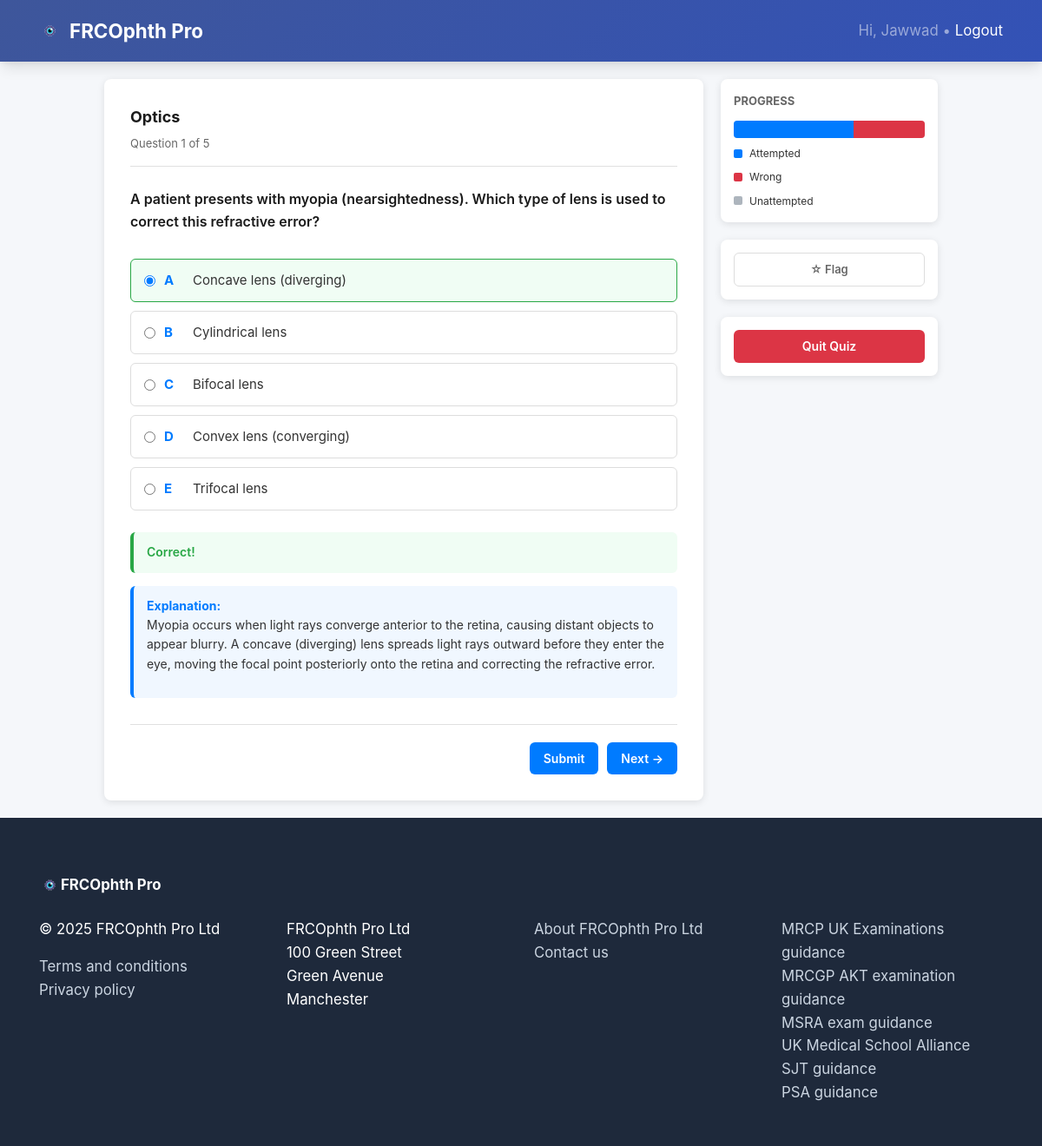
The app's page /Quizzes/1/question/1/ (signed in) with its own data.
### Quizzes/models.py (models this page shows, shortened)
class Quiz(models.Model):
    title = models.CharField(max_length=200)
    slug = models.SlugField(unique=True)
    description = models.TextField(blank=True)
    time_limit = models.PositiveIntegerField(null=True, blank=True)  # in minutes (optional)
    image = models.ImageField(upload_to="quiz_images/", null=True, blank=True)
    category = models.CharField(max_length=100, blank=True, null=True)
    created_at = models.DateTimeField(auto_now_add=True)
    display_order = models.PositiveIntegerField(default=0, help_text="Lower numbers appear first.")
    class Meta:
        verbose_name_plural = "Quizzes"
        ordering = ["display_order", '-title']

class Question(models.Model):
    quiz = models.ForeignKey(Quiz, on_delete=models.CASCADE, related_name="questions")
    text = models.TextField()
    topic_name = models.CharField(max_length=200)  # For filtering & random quizzes
    option_a = models.CharField(max_length=300)
    option_b = models.CharField(max_length=300)
    option_c = models.CharField(max_length=300)
    option_d = models.CharField(max_length=300)
    option_e = models.CharField(max_length=300)
    correct_answer = models.CharField(
        max_length=1,
        choices=[("A", "A"), ("B", "B"), ("C", "C"), ("D", "D"), ("E", "E")],
        default="A",
    )
    explanation = models.TextField(blank=True, null=True)
    order = models.PositiveIntegerField(default=0)
    def get_choices(self):
        return [
            ("A", self.option_a),
            ("B", self.option_b),
            ("C", self.option_c),
            ("D", self.option_d),
            ("E", self.option_e),
        ]

### Quizzes/views.py (the view)
# urls.py: path("<int:quiz_id>/question/<int:question_number>/", views.quiz_question, name="quiz_question"),
@login_required
def quiz_question(request, quiz_id, question_number: int):
    quiz = get_object_or_404(Quiz, id=quiz_id)
    queue_key = f"quiz_{quiz.id}_queue"
    progress_key = f"quiz_{quiz.id}_progress"
    queue = request.session.get(queue_key)
    if not queue:
        queue = list(quiz.questions.order_by("order", "id").values_list("id", flat=True))
        request.session[queue_key] = queue
        request.session[progress_key] = {"correct": 0, "attempted": 0, "total": len(queue)}
        request.session.modified = True
    idx = max(1, min(int(question_number), len(queue))) - 1
    qid = queue[idx]
    question = get_object_or_404(Question, id=qid, quiz=quiz)
    attempt = _get_attempt(request.user, quiz)
    data = attempt.extra_data or {}
    answers = data.get("answers", {})
    flagged_ids = set(data.get("flagged", []))
    selected_answer = None
    feedback = None
    correct_answer = question.correct_answer
    if request.method == "POST":
        selected = request.POST.get("selected_choice")
        if selected:
            is_correct = (selected == correct_answer)
            answers[str(question.id)] = {"selected": selected, "is_correct": is_correct}
            data["answers"] = answers
            attempt.extra_data = data
            attempt.save()
            prog = request.session.get(progress_key, {"correct": 0, "attempted": 0, "total": len(queue)})
            prog["attempted"] = len(answers)
            prog["correct"] = sum(1 for d in answers.values() if isinstance(d, dict) and d.get("is_correct"))
            request.session[progress_key] = prog
            request.session.modified = True
            feedback = "Correct!" if is_correct else "Incorrect!"
            selected_answer = selected
    else:
        prev = answers.get(str(question.id))
        if isinstance(prev, dict):
            selected_answer = prev.get("selected")
            feedback = "Correct!" if prev.get("is_correct") else "Incorrect!"
    prev_index = idx - 1 if idx > 0 else None
    next_index = idx + 1 if idx < (len(queue) - 1) else None
    total_questions = len(queue)
    attempted = len([a for a in answers.values() if isinstance(a, dict)])
    wrong = len([a for a in answers.values() if isinstance(a, dict) and not a.get("is_correct")])
    unattempted = max(total_questions - attempted, 0)
    if total_questions > 0:
        progress_attempted = int((attempted / total_questions) * 100)
        progress_wrong = int((wrong / total_questions) * 100)
        progress_unattempted = 100 - progress_attempted - progress_wrong
    else:
        progress_attempted = progress_wrong = progress_unattempted = 0
    context = {
        "quiz": quiz,
        "question": question,
        "choices": question.get_choices(),
        "question_number": idx + 1,
        "total_in_run": len(queue),
        "prev_index": prev_index + 1 if prev_index is not None else None,
        "next_index": next_index + 1 if next_index is not None else None,
        "selected_answer": selected_answer,
        "correct_answer": correct_answer,
        "feedback": feedback,
        "is_flagged": question.id in flagged_ids,
        "progress_attempted": progress_attempted,
        "progress_wrong": progress_wrong,
        "progress_unattempted": progress_unattempted,
    }
    return render(request, "Quizzes/quiz_question.html", context)

### Quizzes/views.py (called while the page is built)
def _get_attempt(user, quiz) -> Attempt:
    attempt, _ = Attempt.objects.get_or_create(
        user=user,
        quiz=quiz,
        defaults={"score": 0, "extra_data": {}},
    )
    if attempt.extra_data is None:
        attempt.extra_data = {}
    if "answers" not in attempt.extra_data or not isinstance(attempt.extra_data["answers"], dict):
        attempt.extra_data["answers"] = {}
    if "flagged" not in attempt.extra_data or not isinstance(attempt.extra_data["flagged"], list):
        attempt.extra_data["flagged"] = []
    attempt.save()
    return attempt

### Quizzes/templates/Quizzes/quiz_question.html (shortened to what this page needs)
{% extends "Quizzes/base.html" %}
{% load static %}
{% block content %}
<div class="container-main">
  <div class="main-content">
    <div class="header-section">
      <div class="quiz-title">{{ quiz.title }}</div>
      <div class="question-counter">Question {{ question_number }} of {{ total_in_run }}</div>
    </div>
    <div class="question-section">
      <div class="question-text">{{ question.text|safe }}</div>
    </div>
    <form method="post">
      <div class="options-container">
        {% for key, text in choices %}
          {% if text %}
            <div class="option-item {% if selected_answer %}{% if key == correct_answer %}correct{% elif key == selected_answer %}incorrect{% endif %}{% endif %}">
              <label>
                <input type="radio" name="selected_choice" value="{{ key }}" {% if selected_answer == key %}checked{% endif %}>
                <span class="option-key">{{ key }}</span>
                <span>{{ text|safe }}</span>
              </label>
            </div>
          {% endif %}
        {% endfor %}
      </div>
      <div class="feedback-explanation-container">
        {% if feedback %}
          <div class="feedback-box {% if feedback == 'Correct!' %}feedback-success{% else %}feedback-error{% endif %}">
            {{ feedback }}
          </div>
          {% if question.explanation %}
            <div class="explanation-box">
              <strong>Explanation:</strong><br>
              {{ question.explanation|linebreaks }}
            </div>
          {% endif %}
        {% endif %}
      </div>
      <div class="navigation">
        <div class="nav-right">
          <button type="submit" class="btn btn-submit">Submit</button>
          {% if next_index %}
            <a href="{% url 'Quizzes:quiz_question' quiz.id next_index %}" class="btn btn-next {% if not feedback %}disabled{% endif %}">Next →</a>
          {% else %}
            <a href="{% url 'Quizzes:quiz_complete' quiz.id %}" class="btn btn-finish">Finish</a>
          {% endif %}
        </div>
      </div>
    </form>
  </div>
  <div class="sidebar">
    <div class="sidebar-card">
      <div class="sidebar-title">Progress</div>
      <div class="progress-bar-container">
        {% if progress_attempted > 0 %}
          <div class="progress-segment progress-attempted" style="width: {{ progress_attempted }}%;"></div>
        {% endif %}
        {% if progress_wrong > 0 %}
          <div class="progress-segment progress-wrong" style="width: {{ progress_wrong }}%;"></div>
        {% endif %}
      </div>
      <div class="progress-legend">
        <div class="legend-item">
          <div class="legend-dot progress-attempted"></div>
          <span>Attempted</span>
        </div>
        <div class="legend-item">
          <div class="legend-dot progress-wrong"></div>
          <span>Wrong</span>
        </div>
        <div class="legend-item">
          <div class="legend-dot progress-unattempted"></div>
          <span>Unattempted</span>
        </div>
      </div>
    </div>
    <div class="sidebar-card">
      <form method="post" action="{% url 'Quizzes:toggle_flag' quiz.id question.id %}">
        <button type="submit" class="flag-button {% if is_flagged %}flagged{% endif %}">
          {% if is_flagged %}★ Unflag{% else %}☆ Flag{% endif %}
        </button>
      </form>
    </div>
    <div class="sidebar-card">
      <button type="button" class="btn-quit" onclick="openQuitModal()">Quit Quiz</button>
    </div>
  </div>
</div>
{% endblock %}

### Quizzes/templates/Quizzes/base.html (shortened to what this page needs)
{% load static %}
<!doctype html>
<html lang="en">
  <head>
    <link rel="stylesheet" href="https://cdnjs.cloudflare.com/ajax/libs/twitter-bootstrap/4.5.2/css/bootstrap.min.css"/>
    <link rel="stylesheet" href="https://cdnjs.cloudflare.com/ajax/libs/font-awesome/6.0.0/css/all.min.css">
  </head>
  <body>
    <nav class="navbar navbar-expand-lg navbar-dark" style="background: var(--gradient); box-shadow: var(--shadow);">
      <div class="container">
        <a class="navbar-brand font-weight-bold" href="{% url 'Quizzes:home' %}">
          <img type="image" src="{% static 'img/logo.png' %}" width="25" height="25" alt="logo">
          FRCOphth Pro
        </a>
        <div class="ml-auto text-white-50">
          {% if user.is_authenticated %}
            Hi, {{ user.username }} • <a class="text-white" href="{% url 'logout' %}">Logout</a>
          {% else %}
            <a class="text-white" href="{% url 'login' %}">Login</a>
          {% endif %}
        </div>
      </div>
    </nav>
    <main class="container-fluid px-0" style="min-height:70vh;">
      {% block content %}
      {% endblock %}
    </main>
     <footer class="footer-wrapper">
      <div class="container">
        <div class="row">
          <div class="col-md-12">
            <div class="footer-brand">
              <img type="image" src="{% static 'img/logo.png' %}" width="25" height="25" class="d-inline-block align-top me-2" alt="">
              <b>FRCOphth Pro</b>
            </div>
          </div>
        </div>
        <div class="row">
          <div class="col-md-3">
            <p>&copy; 2025 FRCOphth Pro Ltd</p>
            <a target="_blank" href="{% url 'Quizzes:terms' %}">Terms and conditions</a>
            <br>
            <a target="_blank" href="{% url 'Quizzes:privacy' %}">Privacy policy</a>
          </div>
          <div class="col-md-3">
            <ul class="list-unstyled">
              <li>FRCOphth Pro Ltd</li>
              <li>100 Green Street</li>
              <li>Green Avenue</li>
              <li>Manchester</li>
            </ul>
          </div>
          <div class="col-md-3">
            <ul class="list-unstyled">
              <li><a href="{% url 'Quizzes:about' %}">About FRCOphth Pro Ltd</a></li>
              <li><a href="#">Contact us</a></li>
            </ul>
          </div>
          <div class="col-md-3">
            <ul class="list-unstyled">
              <li><a href="https://www.mrcpuk.org/mrcpuk-examinations">MRCP UK Examinations guidance</a></li>
              <li><a href="http://www.rcgp.org.uk/training-exams/mrcgp-exams-overview/mrcgp-applied-knowledge-test-akt.aspx">MRCGP AKT examination guidance</a></li>
              <li><a href="https://gprecruitment.hee.nhs.uk/Recruitment/Applicant-Guidance/MSRA">MSRA exam guidance</a></li>
              <li><a href="https://www.medschools.ac.uk/our-work/assessment/msc-assessment-alliance">UK Medical School Alliance</a></li>
              <li><a href="http://www.foundationprogramme.nhs.uk/content/epm-sjt">SJT guidance</a></li>
              <li><a href="https://prescribingsafetyassessment.ac.uk/">PSA guidance</a></li>
            </ul>
          </div>
        </div>
      </div>
    </footer>
  </body>
</html>

### Quizzes/templates/Quizzes/quiz_question.html (style rules this page uses)
* { margin: 0; padding: 0; box-sizing: border-box; }
body { background: #f5f7fa; font-family: -apple-system, BlinkMacSystemFont, 'Segoe UI', Roboto, 'Helvetica Neue', Arial, sans-serif; color: #333; }
.container-main { max-width: 1000px; margin: 0 auto; padding: 20px; display: grid; grid-template-columns: 1fr 250px; gap: 20px; }
.main-content { background: white; border-radius: 8px; box-shadow: 0 2px 8px rgba(0, 0, 0, 0.1); padding: 30px; }
.sidebar { display: flex; flex-direction: column; gap: 20px; }
.sidebar-card { background: white; border-radius: 8px; box-shadow: 0 2px 8px rgba(0, 0, 0, 0.1); padding: 15px; }
.header-section { margin-bottom: 25px; border-bottom: 1px solid #e0e0e0; padding-bottom: 15px; }
.quiz-title { font-size: 18px; font-weight: 700; color: #1a1a1a; margin-bottom: 5px; }
.question-counter { font-size: 13px; color: #666; }
.question-section { margin-bottom: 30px; }
.question-text { font-size: 16px; font-weight: 600; line-height: 1.6; color: #1a1a1a; margin-bottom: 20px; }
.options-container { margin-bottom: 25px; }
.feedback-explanation-container { min-height: 80px; margin-bottom: 25px; }
.option-item { border: 1px solid #ddd; border-radius: 6px; padding: 12px 15px; margin-bottom: 10px; cursor: pointer; transition: all 0.2s ease; background: white; }
.option-item input[type="radio"] { margin-right: 10px; cursor: pointer; accent-color: #007bff; }
.option-item label { cursor: pointer; display: flex; align-items: center; font-size: 15px; margin: 0; }
.option-key { font-weight: 700; color: #007bff; margin-right: 8px; min-width: 25px; }
.option-item.correct { border-color: #28a745; background: #f0fdf4; }
.feedback-box { padding: 12px 15px; border-radius: 6px; margin-bottom: 15px; font-size: 14px; font-weight: 600; }
.feedback-success { background: #f0fdf4; color: #28a745; border-left: 4px solid #28a745; }
.explanation-box { background: #f0f7ff; border-left: 4px solid #007bff; padding: 12px 15px; border-radius: 6px; margin-bottom: 20px; font-size: 14px; line-height: 1.6; }
.explanation-box strong { color: #007bff; }
.navigation { display: flex; justify-content: space-between; gap: 10px; margin-top: 30px; padding-top: 20px; border-top: 1px solid #e0e0e0; }
.nav-right { display: flex; gap: 10px; }
.btn { padding: 8px 16px; border: none; border-radius: 6px; font-size: 14px; font-weight: 600; cursor: pointer; transition: all 0.2s ease; text-decoration: none; display: inline-flex; align-items: center; justify-content: center; }
.btn-submit { background: #007bff; color: white; }
.btn-next { background: #007bff; color: white; }
.btn-quit { background: #dc3545; color: white; padding: 8px 16px; border: none; border-radius: 6px; font-size: 14px; font-weight: 600; cursor: pointer; width: 100%; }
.progress-bar-container { background: #e9ecef; border-radius: 4px; height: 20px; overflow: hidden; display: flex; margin-bottom: 8px; }
.progress-segment { display: flex; align-items: center; justify-content: center; color: white; font-size: 11px; font-weight: 600; }
.progress-attempted { background: #007bff; }
.progress-wrong { background: #dc3545; }
.progress-unattempted { background: #adb5bd; }
.progress-legend { display: flex; flex-direction: column; gap: 8px; font-size: 12px; }
.legend-item { display: flex; align-items: center; gap: 8px; }
.legend-dot { width: 10px; height: 10px; border-radius: 2px; flex-shrink: 0; }
.sidebar-title { font-size: 13px; font-weight: 700; color: #666; text-transform: uppercase; margin-bottom: 12px; }
.flag-button { width: 100%; padding: 8px 12px; border: 1px solid #ddd; background: white; border-radius: 6px; cursor: pointer; font-size: 13px; font-weight: 600; color: #666; transition: all 0.2s ease; }

### records on screen
Quiz: title "Optics"
Question: text "A patient presents with myopia (nearsightedness). Which type of lens is used to correct this refractive error?", choices "Concave lens (diverging)" "Cylindrical lens" "Bifocal lens" "Convex lens (converging)" "Trifocal lens", explanation "Myopia occurs when light rays converge anterior to the retina, causing distant objects to appear blurry. A concave (diverging) lens spreads light rays outward before they enter the eye, moving the focal point posteriorly onto the retina and correcting the refractive error."

### other values on screen
{{ user.username }} "Jawwad"
{{ question_number }} "1"
{{ total_in_run }} "5"
{{ key }} "A" "B" "C" "D" "E"
{{ feedback }} "Correct!"
